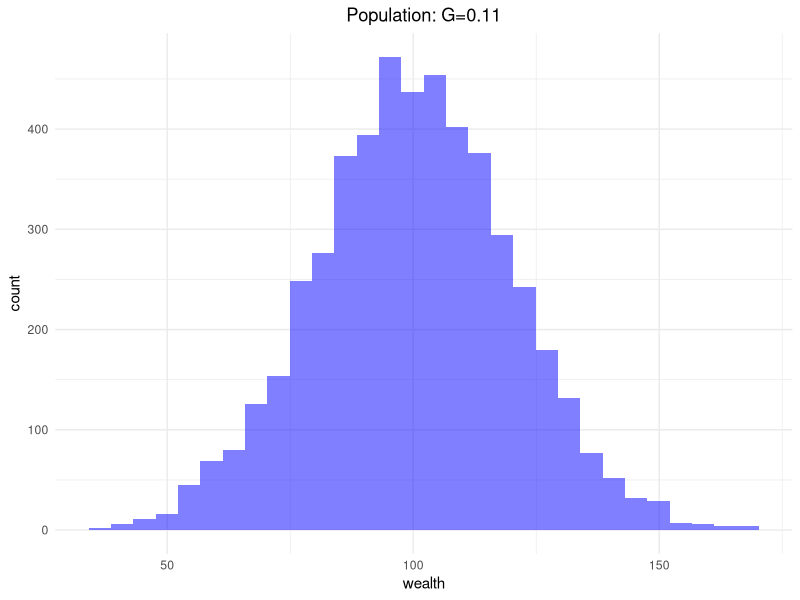

Here is the R script that generated this plot:
## ---- chunk 1
##Anfangsdefinitionen
N  <- 5000  # Größe der Population
MU <- 100   # Mittelwert der Population

# Population mit Normalverteilung erstellen
population <- rnorm(N, mean=MU, sd=MU/5)

# Optional: Einen Blick auf die ersten paar Werte werfen
head(population)
## ---- chunk 2
##Gini-Koeffizient
gini <- function(y) {
  # Berechne den Gini-Koeffizienten für die Bevölkerung y
  y <- sort(y)  # Sortiere die Werte in aufsteigender Reihenfolge
  n <- length(y)  # Anzahl der Werte
  
  numer <- 2 * sum((1:n) * y)  # Zähler
  denom <- n * sum(y)  # Nenner
  
  return ((numer / denom) - (n + 1) / n)  # Gini-Koeffizient
}
## ---- chunk 3
##Ausgabe des Gini-Werts für meine Population
gini_value <- gini(population)

# Ausgabe des Gini-Koeffizienten
gini_value
## ---- chunk 4
##Histogramm erstellen
# Erforderliche Bibliothek laden
library(ggplot2)

# Funktion zur Berechnung des Gini-Koeffizienten
gini <- function(y) {
  y <- sort(y)
  n <- length(y)
  numer <- 2 * sum((1:n) * y)
  denom <- n * sum(y)
  return ((numer / denom) - (n + 1) / n)
}

# Funktion zur Erstellung des Histogramms
hist_custom <- function(population, label="pop", bins=30) {
  # Berechne den Gini-Koeffizienten
  gini_value <- round(gini(population), 2)
  
  # Füge den Gini-Koeffizienten zur Beschriftung hinzu
  label <- paste(label, ": G=", gini_value, sep="")
  
  # Erstelle das Histogramm mit ggplot2
  ggplot(data.frame(population), aes(x=population)) +
    geom_histogram(bins=bins, fill="blue", alpha=0.5) +
    labs(x="wealth", y="count", title=label) +
    theme_minimal() +
    theme(plot.title = element_text(hjust=0.5)) +  # Zentriere den Titel
    scale_x_continuous() +
    scale_y_continuous()
}

# Beispielaufruf
set.seed(123)
N <- 5000
MU <- 100
population <- rnorm(N, mean=MU, sd=MU/5)

# Histogramm plotten
hist_custom(population, label="Population")

## ---- chunk 5
##Transaction
random_split <- function(A, B) {
  # Nimm das gesamte Geld im Pot
  pot <- A + B
  
  # Teile es zufällig auf
  share <- runif(1, min = 0, max = pot)
  
  # Rückgabe des Anteils und des verbleibenden Geldes
  return(c(share, pot - share))
}

# Beispielaufruf der Funktion
A <- 100
B <- 200
result <- random_split(A, B)

# Ausgabe des Ergebnisses
cat("Actor 1 gets:", result[1], "\n")
cat("Actor 2 gets:", result[2], "\n")
## ---- chunk 6
##Interaction
anyone <- function(N) {
  # Wählt zufällig zwei eindeutige Werte aus dem Bereich 0 bis N-1
  return(sample(0:(N - 1), 2))
}

# Beispielaufruf der Funktion
N <- 10
result <- anyone(N)

# Ausgabe des Ergebnisses
cat("Randomly selected values:", result[1], "and", result[2], "\n")
## ---- chunk 7
##Simulation
